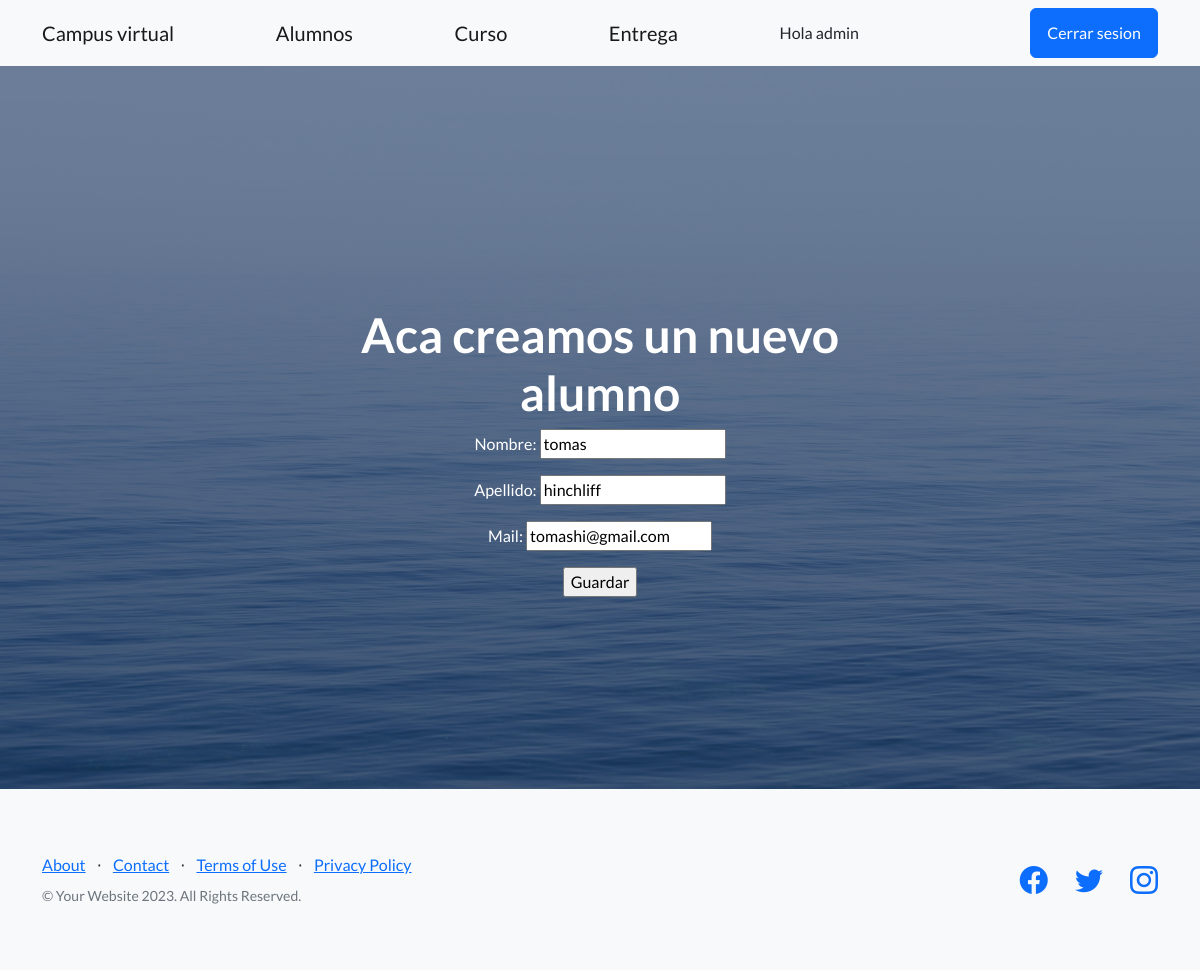
The app's page /ActualizarAlumno/1 (signed in) with its own data.
### AppTEnt/models.py (models this page shows, shortened)
class alumno(models.Model):
    nombre = models.CharField(max_length=50)
    apellido = models.CharField(max_length=50)
    mail = models.EmailField()

### AppTEnt/views.py (the view)
# urls.py: path("ActualizarAlumno/<int:pk>", actualizar_alumnos.as_view(), name="Actualizar Alumnos"),
class actualizar_alumnos(UpdateView):
    model = alumno
    template_name = "AppTEnt/crearAlumnos.html"
    fields = ["nombre", "apellido", "mail"]
    success_url = "/listaAlumno"

### AppTEnt/templates/AppTEnt/crearAlumnos.html
{% extends "AppTEnt/padre.html" %}
{% block titulo %}
<h1>Aca creamos un nuevo alumno</h1>
<form action="" method="POST"> {% csrf_token %}
    {{form.as_p}}
    <input type="submit" value="Guardar">
</form>
{% endblock %}

### AppTEnt/templates/AppTEnt/padre.html (shortened to what this page needs)
<!DOCTYPE html>
<html lang="en">
    <head>
        </head>{% load static %}
        <link href="https://cdn.jsdelivr.net/npm/bootstrap-icons@1.5.0/font/bootstrap-icons.css" rel="stylesheet" type="text/css" />
        <link href="{% static 'AppTEnt/css/styles.css' %}" rel="stylesheet" />
    </head>
    <body>
        <nav class="navbar navbar-light bg-light static-top">
            <div class="container">
                <a class="navbar-brand" href="{% url 'inicio'%}">Campus virtual</a>
                <a class="navbar-brand" href="{% url 'alumnos'%}">Alumnos</a>
                <a class="navbar-brand" href="{% url 'cursos'%}">Curso</a>
                <a class="navbar-brand" href="{% url 'entregas'%}">Entrega</a>
                {% if user.is_authenticated %}
                Hola {{user}}
                <a class="btn btn-primary" href="{% url 'logout'%}">Cerrar sesion</a>
                {% else %}
                <a class="btn btn-primary" href="{% url 'signup'%}">Registrarse</a>
                <a class="btn btn-primary" href="{% url 'login'%}">Iniciar sesion</a>
                {% endif %}
            </div>
        </nav>
        <header class="masthead">
            <div class="container position-relative">
                <div class="row justify-content-center">
                    <div class="col-xl-6">
                        <div class="text-center text-white">
                            <h1 class="mb-5">
                                {% block titulo %}
                                {% endblock %}
                            </h1>
                        </div>
                    </div>
                </div>
            </div>
        </header>
        <footer class="footer bg-light">
            <div class="container">
                <div class="row">
                    <div class="col-lg-6 h-100 text-center text-lg-start my-auto">
                        <ul class="list-inline mb-2">
                            <li class="list-inline-item"><a href="#!">About</a></li>
                            <li class="list-inline-item">⋅</li>
                            <li class="list-inline-item"><a href="#!">Contact</a></li>
                            <li class="list-inline-item">⋅</li>
                            <li class="list-inline-item"><a href="#!">Terms of Use</a></li>
                            <li class="list-inline-item">⋅</li>
                            <li class="list-inline-item"><a href="#!">Privacy Policy</a></li>
                        </ul>
                        <p class="text-muted small mb-4 mb-lg-0">&copy; Your Website 2023. All Rights Reserved.</p>
                    </div>
                    <div class="col-lg-6 h-100 text-center text-lg-end my-auto">
                        <ul class="list-inline mb-0">
                            <li class="list-inline-item me-4">
                                <a href="#!"><i class="bi-facebook fs-3"></i></a>
                            </li>
                            <li class="list-inline-item me-4">
                                <a href="#!"><i class="bi-twitter fs-3"></i></a>
                            </li>
                            <li class="list-inline-item">
                                <a href="#!"><i class="bi-instagram fs-3"></i></a>
                            </li>
                        </ul>
                    </div>
                </div>
            </div>
        </footer>
    </body>
</html>

### records on screen
alumno: nombre "tomas", apellido "hinchliff", mail "tomashi@gmail.com"

### other values on screen
{{ user }} "admin"
